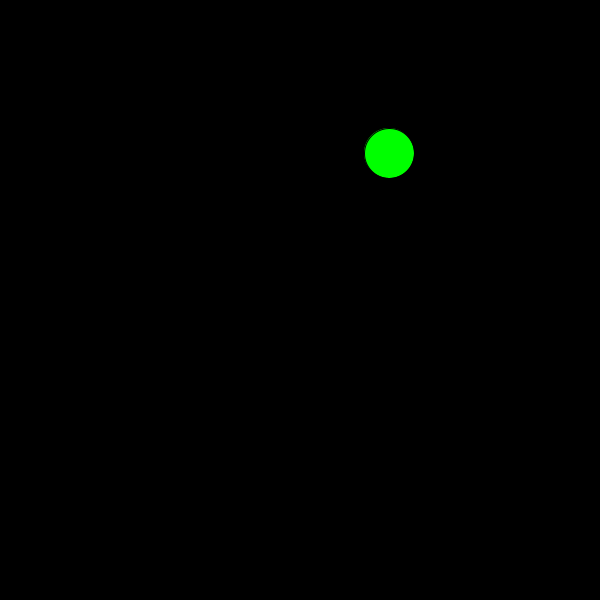
Frame 1 (no input)
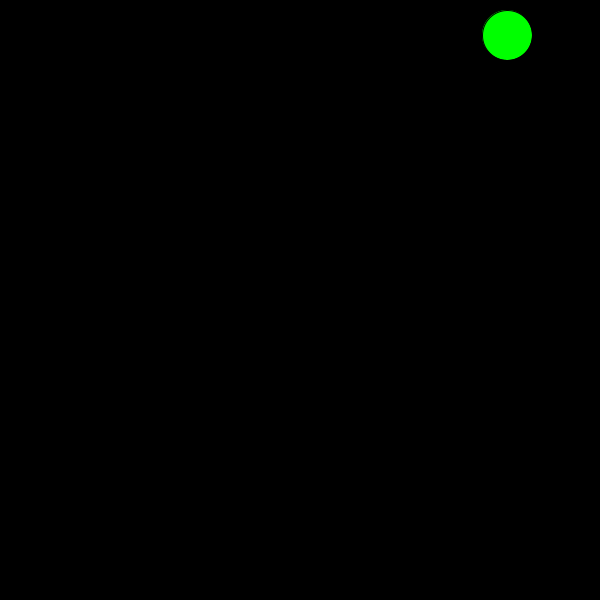
Frame 60 (the mouse pressed at the canvas centre just before this capture)
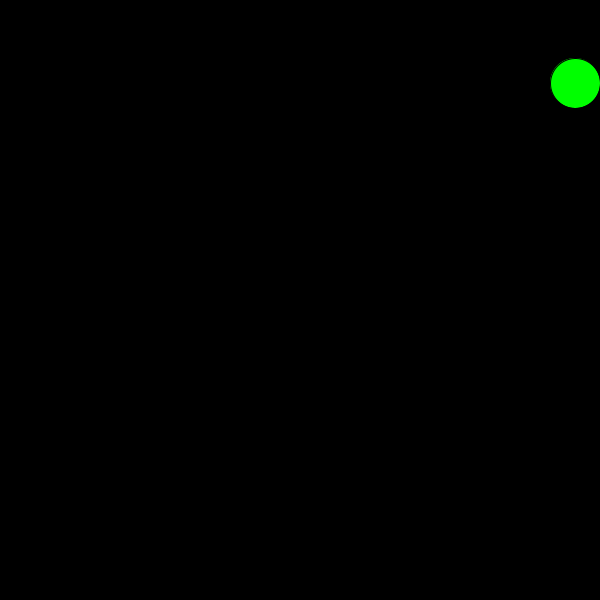
Frame 120 (the mouse held since frame 60 and released just before this capture)

The Processing sketch that drew these frames (run headless with seeded random() and noise(); from frame 60 on, the mouse is pressed at the canvas centre):

// Processing sketch: processing_83463
// ── processing_83463.pde

Ball boss;
void setup()
{
  size(600,600);
  boss = new Ball();
}
void draw()
{
  boss.move();
  boss.bounce();
  boss.show();
}
class Ball
{
  int x,y;
  boolean up,right;
  Ball()
  {
    x = int (random(600));
    y = int (random(600));
    up = true;
    right = true;
  }
  void move()
  {
    if(up == true)
    {
      y= y-2;
    }
    if(right == true)
    {
      x=x+2;
    }
    if (up == false)
    {
      y=y+2;
    }
    if (right == false)
    {
      x=x-2;
    }
  }
  void bounce()
  {
    if( y>=600)
    {
      up = true;
    }
    if (y<=0)
    {
      up = false;
    }
    if (x>=600)
    {
      right = false;
    }
    if (x<=0)
    {
      right = true;
    }
  }
  void show()
  {
    fill(0,255,0);
     background(0);
    ellipse(x,y,50,50);
   
  }
      
}
